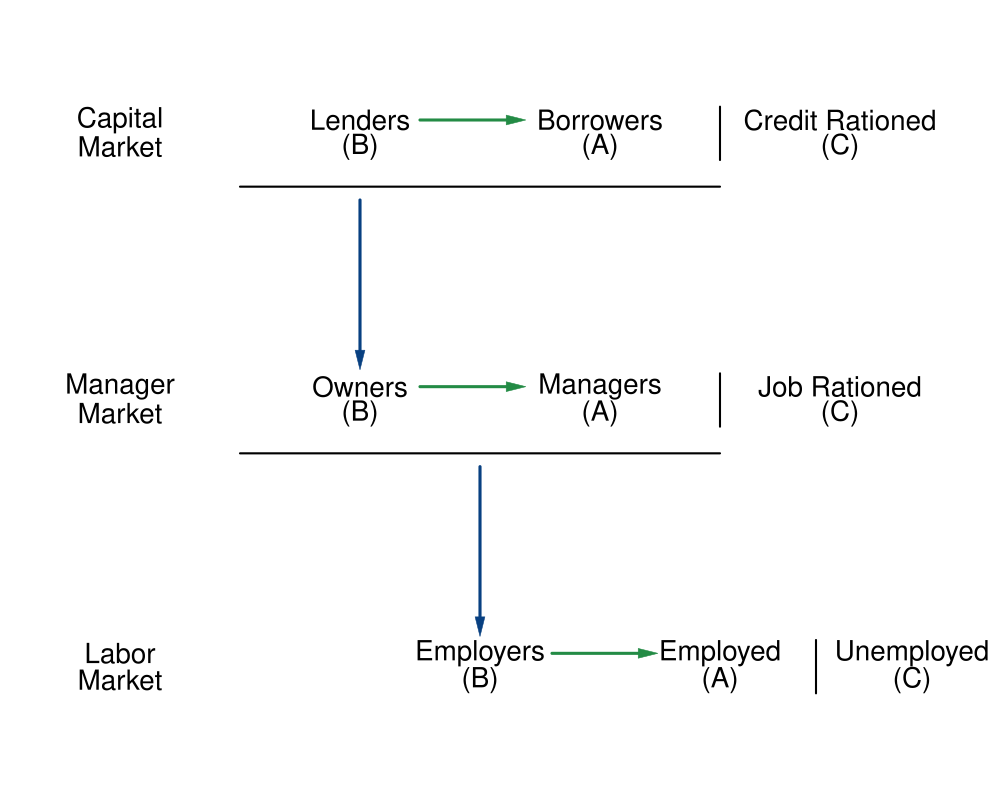

This chart was generated by the following R code:
#Graph Designer: Simon Halliday & Riley Boeth '17
#Authors: Bowles, Foley and Halliday
#Title: Coordination, Conflict and Competition: A Text in Microeconomics

library(shape)
library(plotrix)
pdf(file = "capitalism/economic_political.pdf", width = 10, height = 8)

#Set parameters for graphics
axislabelsize <- 1.5
labelsize <- 1.7
graphlinewidth <- 3
segmentlinewidth <- 2

COL <- c("#7fc97f", "#beaed4", "#fdc086", "#ffff99", "#386cb0", "#f0027f", "#bf5b17", "#666666")
COLA <- c("#e0f3db", "#99d8c9","#66c2a4","#41ae76", "#238b45", "#005824")
COLB <- c("#c6dbef", "#4eb3d3", "#2b8cbe", "#0868ac","#084081")
COLC <- c("#fcfbfd", "#efedf5", "#dadaeb", "#bcbddc", "#9e9ac8", "#807dba", "#6a51a3", "#54278f", "#3f007d")

#Edited the margins to cater for the larger LHS labels
par(mar =  c(0, 0, 0, 2))

#Indifference curves of a risk-averse homo economicus (2nd graph out of the two for 4.7)

#Add limits on axes and levels of utility for each indifference curve
ylims <- c(0, 30)
xlims <- c(0, 40)

npts <- 501 
x <- seq(xlims[1], xlims[2], length.out = npts)
y <- seq(ylims[1], ylims[2], length.out = npts) 

plot(0, 0, xlim = xlims, ylim = ylims, type = "n",
     xlab = expression(paste("")),
     ylab = expression(paste("")), 
     xaxt = "n", 
     yaxt = "n", 
     cex.lab = axislabelsize, 
     bty = "n", 
     xaxs="i", 
     yaxs="i"
)


#axis(1,at = ticksx,  pos = 0, labels = xlabels)
#axis(2,at = ticksy,  pos = 0, labels = ylabels, las = 1)


#draw.circle(35, 5, 2, nv = 1000, border = COLA[5], col = COLA[1], lty = 1, lwd = 3)
# text(30, 6, expression(paste(C)), xpd = TRUE, cex = labelsize)
# text(30, 4, expression(paste(y^C == 2)), xpd = TRUE, cex = labelsize)


#Arrow between 2 and 4
#Arrows(9, 5, 32, 5,  col = COLB[5], lty = 1, lwd = 3, code = 3, arr.type = "triangle", arr.lwd = 0.5)

#draw.circle(5, 5, 3, nv = 1000, border = COLA[5], col = COLA[1], lty = 1, lwd = 3)
# text(5, 6, expression(paste(B)), xpd = TRUE, cex = labelsize)
# text(5, 4, expression(paste(y^B == 4)), xpd = TRUE, cex = labelsize)

#Arrow between 4 and 10
#Arrows(6, 9, 16, 25,  col = COLB[5], lty = 1, lwd = 3, code = 3, arr.type = "triangle", arr.lwd = 0.5)


text(5, 25.5, expression(paste("Capital")), xpd = TRUE, cex = labelsize)
text(5, 24.5, expression(paste("Market")), xpd = TRUE, cex = labelsize)

text(15, 25.5, expression(paste("Lenders")), xpd = TRUE, cex = labelsize)
text(15, 24.5, expression(paste("(B)")), xpd = TRUE, cex = labelsize)

text(25, 25.5, expression(paste("Borrowers")), xpd = TRUE, cex = labelsize)
text(25, 24.5, expression(paste("(A)")), xpd = TRUE, cex = labelsize)

text(35, 25.5, expression(paste("Credit Rationed")), xpd = TRUE, cex = labelsize)
text(35, 24.5, expression(paste("(C)")), xpd = TRUE, cex = labelsize)

segments(10, 23, 30, 23, lty = 1, col = "black" , lwd = 2)

segments(30, 24, 30, 26, lty = 1, col = "black" , lwd = 2)


text(5, 15.5, expression(paste("Manager")), xpd = TRUE, cex = labelsize)
text(5, 14.5, expression(paste("Market")), xpd = TRUE, cex = labelsize)

text(15, 15.5, expression(paste("Owners")), xpd = TRUE, cex = labelsize)
text(15, 14.5, expression(paste("(B)")), xpd = TRUE, cex = labelsize)

text(25, 15.5, expression(paste("Managers")), xpd = TRUE, cex = labelsize)
text(25, 14.5, expression(paste("(A)")), xpd = TRUE, cex = labelsize)

text(35, 15.5, expression(paste("Job Rationed")), xpd = TRUE, cex = labelsize)
text(35, 14.5, expression(paste("(C)")), xpd = TRUE, cex = labelsize)

segments(10, 13, 30, 13, lty = 1, col = "black" , lwd = 2)

segments(30, 14, 30, 16, lty = 1, col = "black" , lwd = 2)


text(5, 5.5, expression(paste("Labor")), xpd = TRUE, cex = labelsize)
text(5, 4.5, expression(paste("Market")), xpd = TRUE, cex = labelsize)

text(20, 5.5, expression(paste("Employers")), xpd = TRUE, cex = labelsize)
text(20, 4.5, expression(paste("(B)")), xpd = TRUE, cex = labelsize)

text(30, 5.5, expression(paste("Employed")), xpd = TRUE, cex = labelsize)
text(30, 4.5, expression(paste("(A)")), xpd = TRUE, cex = labelsize)

text(38, 5.5, expression(paste("Unemployed")), xpd = TRUE, cex = labelsize)
text(38, 4.5, expression(paste("(C)")), xpd = TRUE, cex = labelsize)

#segments(10, 13, 30, 13, lty = 1, col = "black" , lwd = 2)

segments(34, 4, 34, 6, lty = 1, col = "black" , lwd = 2)


#draw.circle(20, 30, 5, nv = 1000, border = COLA[5], col = COLA[1], lty = 1, lwd = 3)
#text(20, 30, expression(paste(A)), xpd = TRUE, cex = labelsize)


# text(20, 28, expression(paste(y^A == 10)), xpd = TRUE, cex = labelsize)

#Arrow between levels
#Capital to Manager
Arrows(15, 22.5, 15, 16.5,  col = COLB[5], lty = 1, lwd = 3, code = 2, arr.type = "triangle", arr.lwd = 0.5)
#Manager to Labor
Arrows(20, 12.5, 20, 6.5,  col = COLB[5], lty = 1, lwd = 3, code = 2, arr.type = "triangle", arr.lwd = 0.5)

#Arrow within levels
#Lender to Borrower
Arrows(17.5, 25.5, 21.5, 25.5,  col = COLA[5], lty = 1, lwd = 3, code = 2, arr.type = "triangle", arr.lwd = 0.5)
#Manager to Labor
Arrows(17.5, 15.5, 21.5, 15.5,  col = COLA[5], lty = 1, lwd = 3, code = 2, arr.type = "triangle", arr.lwd = 0.5)
#Employer to Employee
Arrows(23, 5.5, 27, 5.5,  col = COLA[5], lty = 1, lwd = 3, code = 2, arr.type = "triangle", arr.lwd = 0.5)

#Bottom of frame
# segments(14, 10, 26, 10, lty = 1, col = "black" , lwd = 1)
# #Top of frame
# segments(14, 18, 26, 18, lty = 1, col = "black" , lwd = 1)
# #Left of frame
# segments(14, 10, 14, 18, lty = 1, col = "black" , lwd = 1)
# #Right of frame
# segments(26, 10, 26, 18, lty = 1, col = "black" , lwd = 1)


dev.off()
